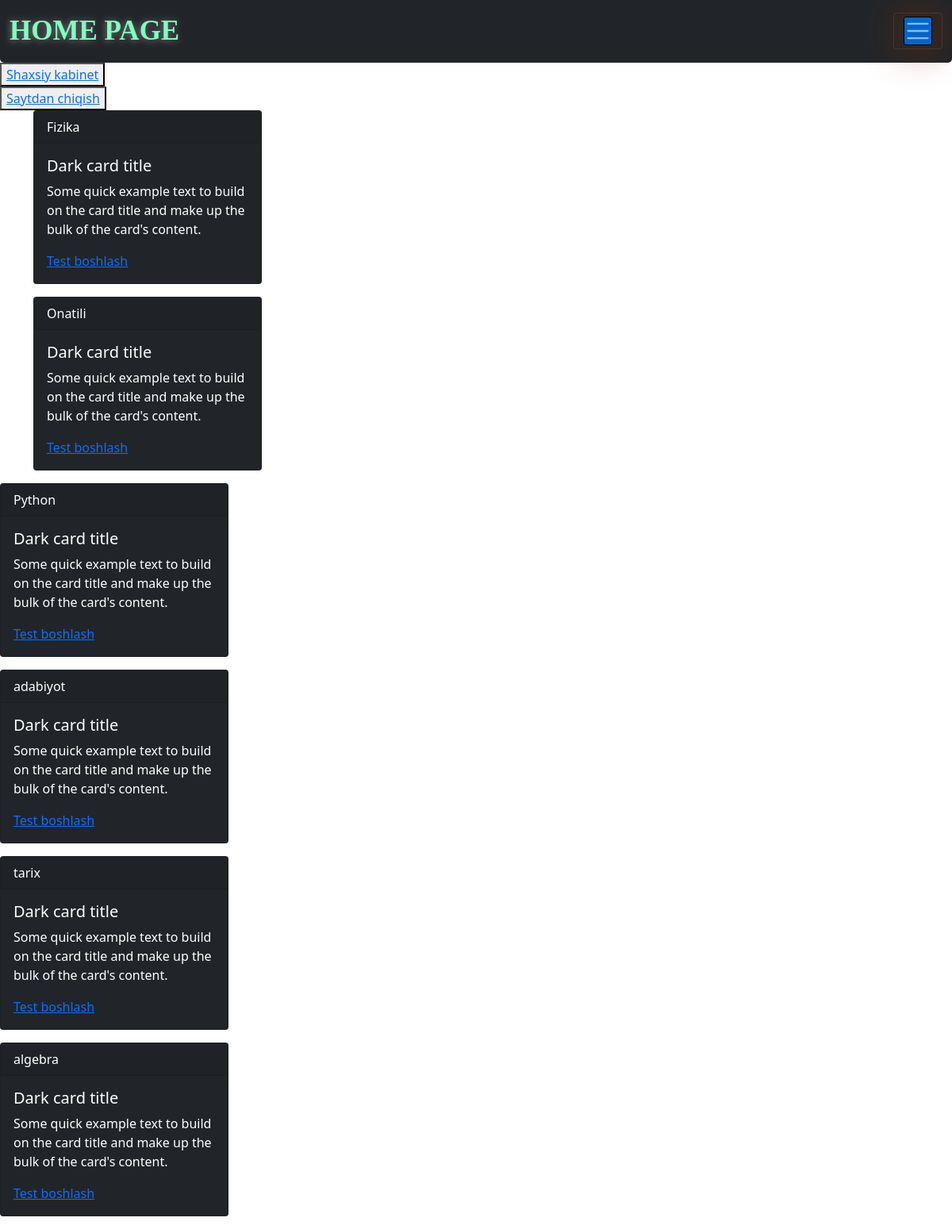
The app's page / (signed in) with its own data.
### polls/models.py (models this page shows, shortened)
class Category(models.Model):
    name = models.CharField(max_length=50)
    class Meta:
        verbose_name = "Categories"

### polls/views.py (the view)
# urls.py: path("",  views.CategoryListView.as_view(), name="home"),
class CategoryListView(ListView):
    model = Category
    template_name = "polls/home.html"
    @method_decorator(login_required)
    def dispatch(self, *args, **kwargs):
        return super(CategoryListView, self).dispatch(*args, **kwargs)

### polls/templates/polls/home.html (shortened to what this page needs)
<!DOCTYPE html>
<html lang="en">
<head>
      <link href="https://cdn.jsdelivr.net/npm/bootstrap@5.0.2/dist/css/bootstrap.min.css" rel="stylesheet">
    <link href="https://cdn.jsdelivr.net/npm/bootstrap@5.0.2/dist/css/bootstrap.min.css" rel="stylesheet">
</head>
<body>
{% block navbar %}
<nav class="navbar navbar-dark bg-dark " style="border-bottom-right-radius: 5px; border-bottom-left-radius: 5px; background-image: url(iy.jpg);">
  <div class="container-fluid">
    <a class="navbar-brand" href="{% url 'polls:home' %}" style="font-weight: bold; font-size: 35px; font-family: Century Gothic; color: #80ffbf; text-shadow:-1px 1px 10px gray;">
      HOME PAGE
    </a>
    <button class="navbar-toggler" type="button" data-bs-toggle="collapse" data-bs-target="#navbarSupportedContent" aria-controls="navbarSupportedContent" aria-expanded="false" aria-label="Toggle navigation">
      <span class="navbar-toggler-icon" style="border-radius: 3px;background-color: #0066cc; font-size: 24px; border: groove black 1px; box-shadow:0px 0px 50px #802b00; "></span>
    </button>
  </div>
</nav>
{% endblock %}
<button><a href="{% url 'polls:account' %}">Shaxsiy kabinet </a></button>
<br>
<button><a href="{% url 'logout' %}">Saytdan chiqish</a></button>
{% block content %}
<div class="container">
    <div class="col">
{% for category in object_list %}
<div style="max-width: 18rem;" class="col card text-white bg-dark mb-3 ">
  <div class="card-header">{{ category.name }}</div>
  <div class="card-body">
    <h5 class="card-title">Dark card title</h5>
    <p class="card-text">Some quick example text to build on the card title and make up the bulk of the card's content.</p>
     <a href="{% url 'polls:question' category.id %}">Test boshlash </a>
  </div>
</div>
</div>
{% endfor %}
{% endblock %}
</body>
</html>

### records on screen
Category: name "Fizika"
Category: name "Onatili"
Category: name "Python"
Category: name "adabiyot"
Category: name "tarix"
Category: name "algebra"
